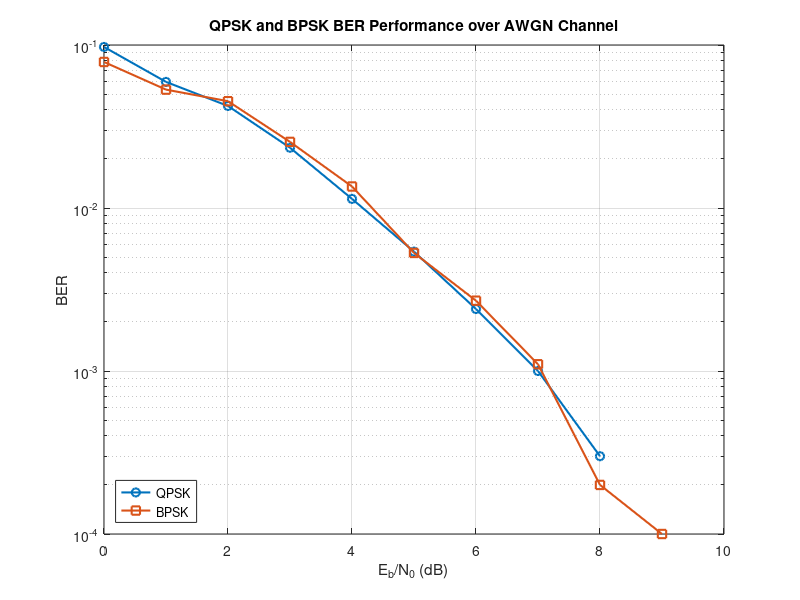

The MATLAB source for this figure:
% Load QPSK results
QPSK = load('QPSK_BER.mat');
% Load BPSK results
PSK = load('BPSK_BER.mat');

% Common plot
figure;
semilogy(QPSK.EbNo_values, QPSK.BER_QPSK, 'o-', 'LineWidth', 1.5);
hold on;
semilogy(PSK.EbNo_values, PSK.BER_BPSK, 's-', 'LineWidth', 1.5);
grid on;
xlabel('E_b/N_0 (dB)');
ylabel('BER');
title('QPSK and BPSK BER Performance over AWGN Channel');
legend('QPSK', 'BPSK', 'Location', 'southwest');
